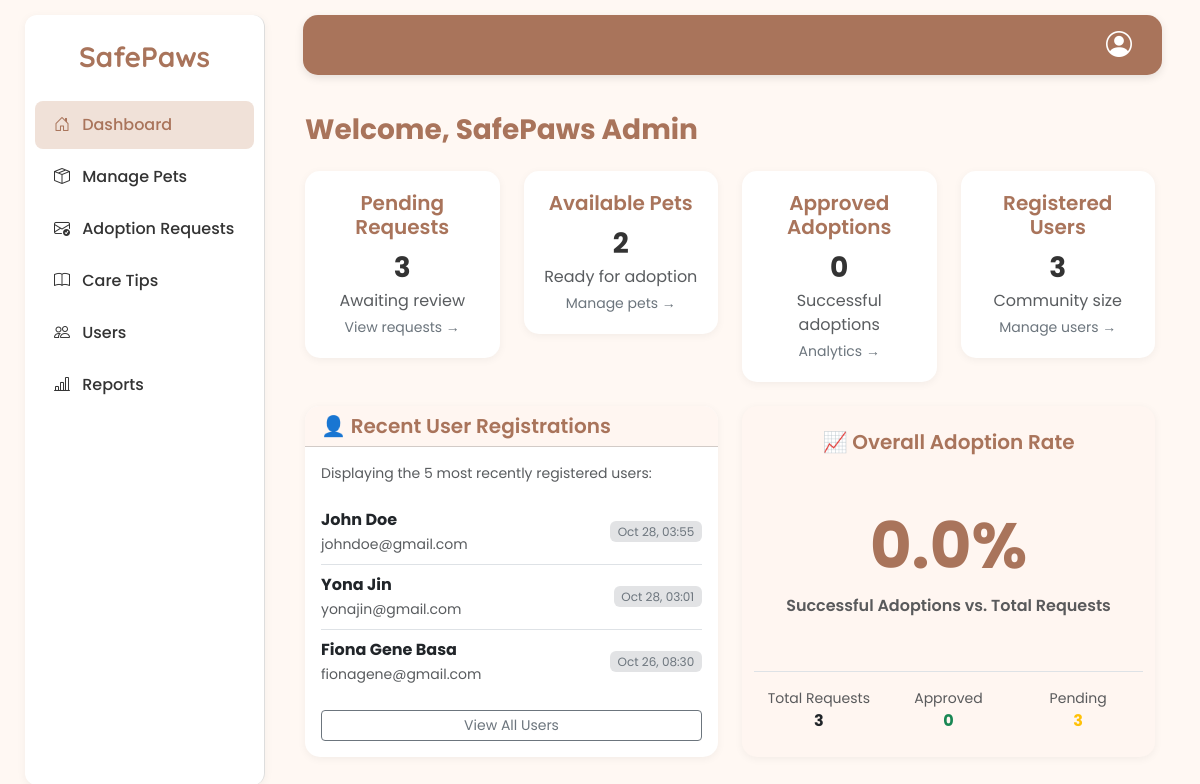
Page /admin/admin_dashboard.php (signed in) on the committed database.
### tables this page shows
CREATE TABLE `users` (
  `user_id` int(11) NOT NULL,
  `full_name` varchar(100) NOT NULL,
  `email` varchar(50) NOT NULL,
  `status` enum('Active','Inactive') NOT NULL DEFAULT 'Active',
  `password` varchar(255) NOT NULL,
  `date_registered` timestamp NOT NULL DEFAULT current_timestamp()
);

### admin/admin_dashboard.php (the view, shortened to what this page needs)
<?php
include '../config/db.php';
$sql_pets = "SELECT
                COUNT(CASE WHEN adoption_status = 'Available' THEN 1 END) AS available_pets
             FROM pets";
$res_pets = mysqli_query($conn, $sql_pets);
$data_pets = mysqli_fetch_assoc($res_pets);
$sql_requests = "SELECT
                    COUNT(CASE WHEN status = 'Pending' THEN 1 END) AS pending_requests,
                    COUNT(CASE WHEN status = 'Approved' THEN 1 END) AS approved_adoptions,
                    COUNT(*) AS total_requests
                 FROM adoption_requests";
$res_requests = mysqli_query($conn, $sql_requests);
$data_requests = mysqli_fetch_assoc($res_requests);
$sql_users = "SELECT COUNT(*) AS total_users FROM users WHERE status != 'Admin'";
$res_users = mysqli_query($conn, $sql_users);
$data_users = mysqli_fetch_assoc($res_users);
$available_pets = $data_pets['available_pets'] ?? 0;
$pending_requests = $data_requests['pending_requests'] ?? 0;
$approved_adoptions = $data_requests['approved_adoptions'] ?? 0;
$total_requests = $data_requests['total_requests'] ?? 0;
$total_users = $data_users['total_users'] ?? 0;
$adoption_rate = 0;
if ($total_requests > 0) {
    $adoption_rate = number_format(($approved_adoptions / $total_requests) * 100, 1);
}
?>
<!DOCTYPE html>
<html lang="en">
<head>
  <link href="https://cdn.jsdelivr.net/npm/bootstrap@5.3.3/dist/css/bootstrap.min.css" rel="stylesheet">
  <link href="https://cdn.jsdelivr.net/npm/bootstrap-icons@1.11.3/font/bootstrap-icons.css" rel="stylesheet">
</head>
<body>
  <div class="sidebar">
    <h2>SafePaws</h2>
    <nav class="nav flex-column text-start w-100">
      <a href="admin_dashboard.php" class="nav-link active"><i class="bi bi-house-door me-2"></i> Dashboard</a>
      <a href="manage_pets.php" class="nav-link"><i class="bi bi-box-seam me-2"></i> Manage Pets</a>
      <a href="adoption_requests.php" class="nav-link"><i class="bi bi-envelope-check me-2"></i> Adoption Requests</a>
      <a href="care_tips.php" class="nav-link"><i class="bi bi-book me-2"></i> Care Tips</a>
      <a href="users.php" class="nav-link"><i class="bi bi-people me-2"></i> Users</a>
      <a href="reports.php" class="nav-link"><i class="bi bi-bar-chart-line me-2"></i> Reports</a>
    </nav>
  </div>
  <div class="topbar">
    <i id="profileBtn" class="bi bi-person-circle"></i>
  </div>
  <div class="main-content">
    <h3 class="mb-4 fw-bold" style="color:#A9745B;">Welcome, <?php echo htmlspecialchars($_SESSION['admin_name'] ?? 'Admin'); ?></h3>
    <div class="row g-4 mb-4">
      <div class="col-md-3">
        <div class="card text-center">
          <h5>Pending Requests</h5>
          <div class="value"><?php echo $pending_requests; ?></div>
          <p class="text-muted mb-1">Awaiting review</p>
          <a href="adoption_requests.php" class="text-decoration-none small text-secondary">View requests →</a>
        </div>
      </div>
      <div class="col-md-3">
        <div class="card text-center">
          <h5>Available Pets</h5>
          <div class="value"><?php echo $available_pets; ?></div>
          <p class="text-muted mb-1">Ready for adoption</p>
          <a href="manage_pets.php" class="text-decoration-none small text-secondary">Manage pets →</a>
        </div>
      </div>
      <div class="col-md-3">
        <div class="card text-center">
          <h5>Approved Adoptions</h5>
          <div class="value"><?php echo $approved_adoptions; ?></div>
          <p class="text-muted mb-1">Successful adoptions</p>
          <a href="reports.php" class="text-decoration-none small text-secondary">Analytics →</a>
        </div>
      </div>
      <div class="col-md-3">
        <div class="card text-center">
          <h5>Registered Users</h5>
          <div class="value"><?php echo $total_users; ?></div>
          <p class="text-muted mb-1">Community size</p>
          <a href="users.php" class="text-decoration-none small text-secondary">Manage users →</a>
        </div>
      </div>
    </div>
    <div class="row g-4">
      <div class="col-md-6">
        <div class="card p-0 h-100">
          <h5 class="card-header fw-semibold" style="color:#A9745B; background-color:#fff6f1; border-top-left-radius:15px; border-top-right-radius:15px;">
              👤 Recent User Registrations
          </h5>
          <div class="p-3">
              <p class="text-muted small">Displaying the 5 most recently registered users:</p>
              <?php
              $sql_recent_users = "SELECT full_name, email, date_registered FROM users WHERE status != 'Admin' ORDER BY date_registered DESC LIMIT 5";
              $res_recent_users = mysqli_query($conn, $sql_recent_users);
              if ($res_recent_users && mysqli_num_rows($res_recent_users) > 0) {
                  echo '<ul class="list-group list-group-flush">';
                  while ($user = mysqli_fetch_assoc($res_recent_users)) {
                      $time_ago = time() - strtotime($user['date_registered']);
                      $minutes = round(abs($time_ago) / 60);
                      $display_time = ($minutes < 60) ? "{$minutes}m ago" : date('M d, H:i', strtotime($user['date_registered']));
                      echo '<li class="list-group-item d-flex justify-content-between align-items-center ps-0 pe-0">';
                      echo '<div><strong class="text-dark">'. htmlspecialchars($user['full_name']) . '</strong><br><span class="small text-muted">' . htmlspecialchars($user['email']) . '</span></div>';
                      echo '<span class="badge bg-secondary-subtle text-secondary fw-normal">' . $display_time . '</span>';
                      echo '</li>';
                  }
                  echo '</ul>';
              } else {
                  echo '<p class="text-center text-muted mt-3">No user registrations yet.</p>';
              }
              ?>
              <a href="users.php" class="btn btn-sm btn-outline-secondary w-100 mt-3">View All Users</a>
          </div>
        </div>
      </div>
      <div class="col-md-6">
        <div class="card p-4 h-100 d-flex flex-column justify-content-between" style="background-color:#fff6f1;">
          <h5 class="fw-semibold text-center" style="color:#A9745B;">
              📈 Overall Adoption Rate
          </h5>
          <div class="text-center my-4">
              <div class="value" style="font-size: 64px; color:#A9745B;"><?php echo $adoption_rate; ?>%</div>
              <p class="text-muted fw-semibold">Successful Adoptions vs. Total Requests</p>
          </div>
          <div class="row text-center border-top pt-3">
              <div class="col-4">
                  <small class="text-muted d-block">Total Requests</small>
                  <strong class="text-dark"><?php echo $total_requests; ?></strong>
              </div>
              <div class="col-4">
                  <small class="text-muted d-block">Approved</small>
                  <strong class="text-success"><?php echo $approved_adoptions; ?></strong>
              </div>
              <div class="col-4">
                  <small class="text-muted d-block">Pending</small>
                  <strong class="text-warning"><?php echo $pending_requests; ?></strong>
              </div>
          </div>
        </div>
      </div>
    </div>
  </div>
</body>
</html>

### admin/admin_dashboard.php (style rules this page uses)
body { font-family: 'Poppins', sans-serif; background-color: #FFF8F3; padding: 15px; }
.sidebar { height: calc(100vh - 30px); width: 240px; background-color: #ffffff; border-right: 1px solid #ddd; position: fixed; top: 15px; left: 25px; display: flex; flex-direction: column; align-items: center; box-shadow: 0 2px 10px rgba(0, 0, 0, 0.05); border-radius: 12px; padding: 25px 0; }
.sidebar h2 { font-family: 'Quicksand', sans-serif; color: #A9745B; font-weight: 700; font-size: 28px; margin-bottom: 25px; }
.sidebar .nav { width: 100%; }
.sidebar .nav-link { color: #333; font-weight: 500; padding: 12px 19px; display: block; transition: all 0.3s ease; border-radius: 8px; margin: 2px 10px; }
.sidebar .nav-link:hover, .sidebar .nav-link.active { background-color: #f0e1d8; color: #A9745B; }
.topbar { background-color: #A9745B; height: 60px; display: flex; justify-content: flex-end; align-items: center; padding: 0 30px; color: white; margin-left: 288px; margin-right: 23px; border-radius: 15px; box-shadow: 0 3px 8px rgba(0, 0, 0, 0.1); position: relative; }
.topbar i { font-size: 26px; cursor: pointer; transition: 0.2s ease; }
.main-content { margin-left: 260px; padding: 30px; margin-top: 8px; }
.card { border: none; border-radius: 15px; padding: 20px; background: #fff; box-shadow: 0 2px 8px rgba(0,0,0,0.05); }
.card h5 { font-weight: 600; color: #A9745B; }
.value { font-size: 28px; font-weight: 700; color: #333; }

### rows in the picture
users: full_name "John Doe", email "johndoe@gmail.com"
users: full_name "Yona Jin", email "yonajin@gmail.com"
users: full_name "Fiona Gene Basa", email "fionagene@gmail.com"

### other values in the picture
$_SESSION['admin_name'] "SafePaws Admin"
$pending_requests "3"
$available_pets "2"
$approved_adoptions "0"
$total_users "3"
$adoption_rate "0.0"
$total_requests "3"
